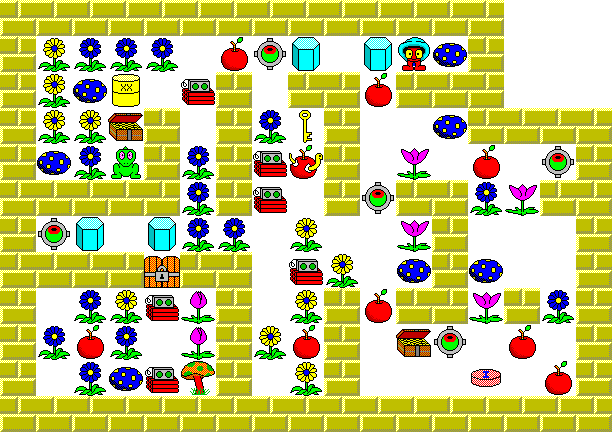

Rendered tile map (Tiled .tmx) drawn with the repository's tilesets; below, a short description and the map source with its tile grids summarised:
An orthogonal 17x12 tile map with 36x36 px tiles, 2 tile layers (ground, hazard).

<map version="1.0" orientation="orthogonal" width="17" height="12" tilewidth="36" tileheight="36">
 <tileset firstgid="1" name="tileset" tilewidth="36" tileheight="36">
  <image source="tileset.png" width="256" height="256" />
 </tileset>
 <layer name="ground" width="17" height="12">
  <data>[204 cells, 204 non-empty, 1 distinct tile ids]</data>
 </layer>
 <layer name="hazard" width="17" height="12">
  <data>[204 cells, 161 non-empty, 19 distinct tile ids]</data>
 </layer>
</map>
